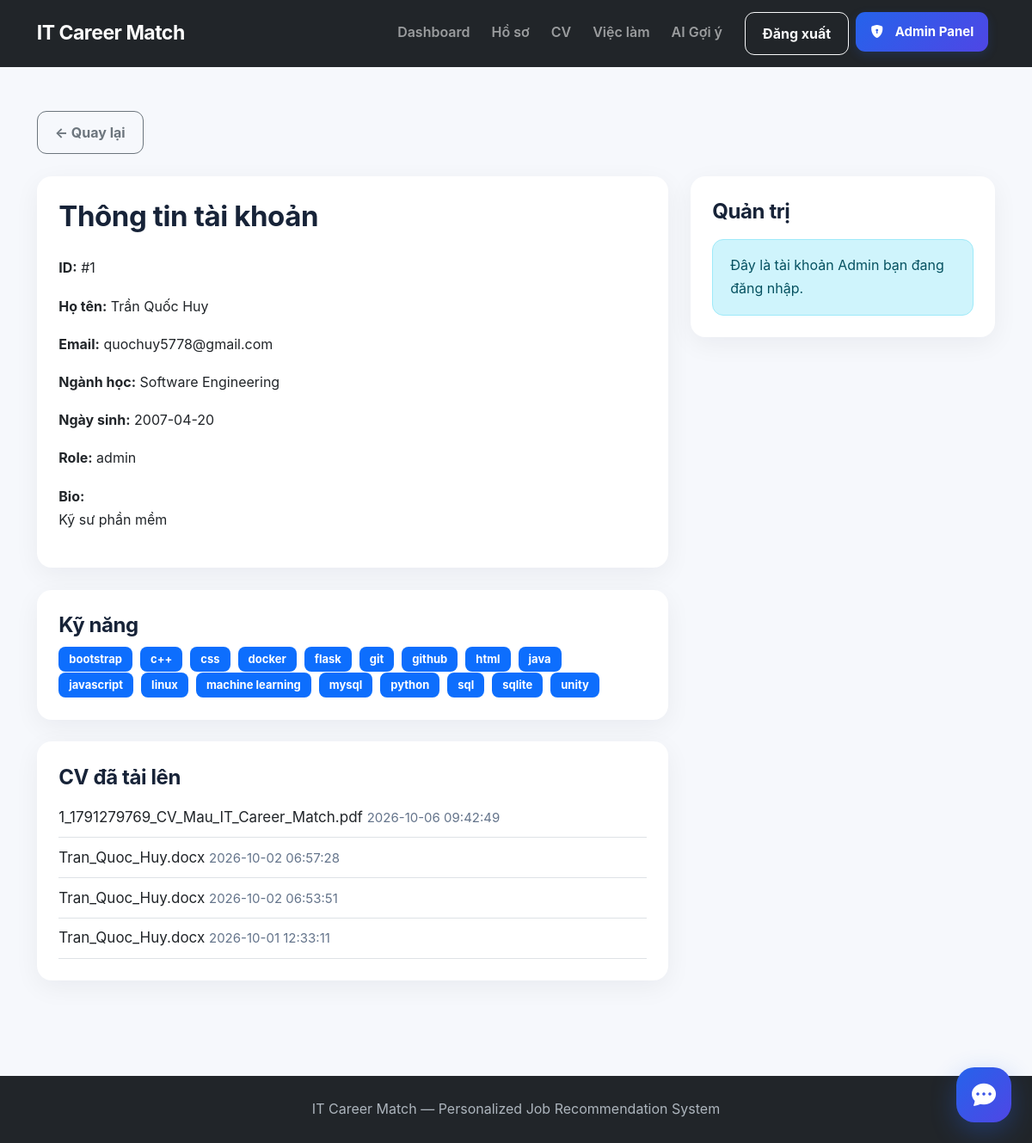
/admin/users/1 (signed in), run on the app's committed database.
### tables this page shows
CREATE TABLE users (
            user_id INTEGER PRIMARY KEY AUTOINCREMENT,
            email TEXT NOT NULL UNIQUE,
            password TEXT NOT NULL,
            role TEXT NOT NULL DEFAULT 'student',
            created_at TIMESTAMP DEFAULT CURRENT_TIMESTAMP
        );

CREATE TABLE student_profiles (
            profile_id INTEGER PRIMARY KEY AUTOINCREMENT,
            user_id INTEGER NOT NULL UNIQUE,
            full_name TEXT,
            date_of_birth TEXT,
            major TEXT,
            bio TEXT,
            avatar TEXT,

            FOREIGN KEY (user_id)
                REFERENCES users(user_id)
                ON DELETE CASCADE
        );

CREATE TABLE skills (
            skill_id INTEGER PRIMARY KEY AUTOINCREMENT,
            name TEXT NOT NULL UNIQUE,
            category TEXT
        );

CREATE TABLE cvs (
            cv_id INTEGER PRIMARY KEY AUTOINCREMENT,
            user_id INTEGER NOT NULL,
            file_name TEXT NOT NULL,
            file_path TEXT NOT NULL,
            parsed_text TEXT,
            created_at TIMESTAMP DEFAULT CURRENT_TIMESTAMP,

            FOREIGN KEY (user_id)
                REFERENCES users(user_id)
                ON DELETE CASCADE
        );

### app.py (the view)
@app.route("/admin/users/<int:user_id>")
def admin_user_detail(user_id):
    if not is_admin():
        return "Bạn không có quyền truy cập.", 403
    connection = get_connection()
    user = connection.execute(
        """
        SELECT
            u.user_id,
            u.email,
            u.role,
            u.created_at,
            p.full_name,
            p.date_of_birth,
            p.major,
            p.bio
        FROM users u
        LEFT JOIN student_profiles p
            ON u.user_id = p.user_id
        WHERE u.user_id = ?
        """,
        (user_id,)
    ).fetchone()
    if user is None:
        connection.close()
        return "Không tìm thấy tài khoản.", 404
    skills = connection.execute(
        """
        SELECT s.name
        FROM student_skills ss
        JOIN skills s
            ON ss.skill_id = s.skill_id
        WHERE ss.user_id = ?
        ORDER BY s.name
        """,
        (user_id,)
    ).fetchall()
    cvs = connection.execute(
        """
        SELECT
            cv_id,
            file_name,
            created_at
        FROM cvs
        WHERE user_id = ?
        ORDER BY created_at DESC
        """,
        (user_id,)
    ).fetchall()
    connection.close()
    return render_template(
        "admin/user_detail.html",
        user=user,
        skills=skills,
        cvs=cvs
    )

### app.py (called while the page is built)
def is_admin():
    return (
        "user_id" in session
        and session.get("role") == "admin"
    )

### database/database.py (called while the page is built)
def get_connection():
    connection = sqlite3.connect(DATABASE_PATH)
    connection.row_factory = sqlite3.Row
    connection.execute("PRAGMA foreign_keys = ON")
    return connection

### templates/admin/user_detail.html (shortened to what this page needs)
{% extends "base.html" %}
{% block content %}
<div class="container py-5">
    <a
        href="{{ url_for('admin_users') }}"
        class="btn btn-outline-secondary mb-4"
    >
        ← Quay lại
    </a>
    <div class="row g-4">
        <div class="col-lg-8">
            <div class="card border-0 shadow-sm">
                <div class="card-body p-4">
                    <h2 class="fw-bold mb-4">
                        Thông tin tài khoản
                    </h2>
                    <p>
                        <strong>ID:</strong>
                        #{{ user.user_id }}
                    </p>
                    <p>
                        <strong>Họ tên:</strong>
                        {{ user.full_name or "Chưa cập nhật" }}
                    </p>
                    <p>
                        <strong>Email:</strong>
                        {{ user.email }}
                    </p>
                    <p>
                        <strong>Ngành học:</strong>
                        {{ user.major or "Chưa cập nhật" }}
                    </p>
                    <p>
                        <strong>Ngày sinh:</strong>
                        {{ user.date_of_birth or "Chưa cập nhật" }}
                    </p>
                    <p>
                        <strong>Role:</strong>
                        {{ user.role }}
                    </p>
                    <p>
                        <strong>Bio:</strong><br>
                        {{ user.bio or "Chưa cập nhật" }}
                    </p>
                </div>
            </div>
            <div class="card border-0 shadow-sm mt-4">
                <div class="card-body p-4">
                    <h4 class="fw-bold">
                        Kỹ năng
                    </h4>
                    {% for skill in skills %}
                    <span class="badge bg-primary me-1">
                        {{ skill.name }}
                    </span>
                    {% else %}
                    <p class="text-muted">
                        Chưa có kỹ năng.
                    </p>
                    {% endfor %}
                </div>
            </div>
            <div class="card border-0 shadow-sm mt-4">
                <div class="card-body p-4">
                    <h4 class="fw-bold">
                        CV đã tải lên
                    </h4>
                    {% for cv in cvs %}
                    <div class="border-bottom py-2">
                        {{ cv.file_name }}
                        <small class="text-muted">
                            {{ cv.created_at }}
                        </small>
                    </div>
                    {% else %}
                    <p class="text-muted">
                        Chưa tải CV.
                    </p>
                    {% endfor %}
                </div>
            </div>
        </div>
        <div class="col-lg-4">
            <div class="card border-0 shadow-sm">
                <div class="card-body p-4">
                    <h4 class="fw-bold mb-3">
                        Quản trị
                    </h4>
                    {% if user.user_id != session.get("user_id") %}
                    <a href="{{ url_for('admin_edit_user', user_id=user.user_id) }}"
                        class="btn btn-warning w-100 mb-3">
                        ✏️ Sửa tài khoản
                    </a>
                    <form
                        method="POST"
                        action="{{ url_for(
                            'admin_change_user_role',
                            user_id=user.user_id
                        ) }}"
                    >
                        <label class="form-label">
                            Role
                        </label>
                        <select
                            name="role"
                            class="form-select mb-3"
                        >
                            <option
                                value="student"
                                {% if user.role == "student" %}
                                selected
                                {% endif %}
                            >
                                Student
                            </option>
                            <option
                                value="admin"
                                {% if user.role == "admin" %}
                                selected
                                {% endif %}
                            >
                                Admin
                            </option>
                        </select>
                        <button
                            class="btn btn-primary w-100"
                        >
                            Cập nhật quyền
                        </button>
                    </form>
                    <hr>
                    <form
                        method="POST"
                        action="{{ url_for(
                            'admin_delete_user',
                            user_id=user.user_id
                        ) }}"
                        onsubmit="
                            return confirm(
                                'Bạn chắc chắn muốn xóa tài khoản này?'
                            );
                        "
                    >
                        <button
                            class="btn btn-danger w-100"
                        >
                            Xóa tài khoản
                        </button>
                    </form>
                    {% else %}
                    <div class="alert alert-info mb-0">
                        Đây là tài khoản Admin
                        bạn đang đăng nhập.
                    </div>
                    {% endif %}
                </div>
            </div>
        </div>
    </div>
</div>
{% endblock %}

### static/css/style.css (style rules this page uses)
body { background: #f5f7fb; min-height: 100vh; color: #1f2937; }
.btn { border-radius: 9px; }
.card { border-radius: 16px; }

### static/css/pro-ui.css (style rules this page uses)
:root { --icm-primary: #2563eb; --icm-primary-dark: #1d4ed8; --icm-primary-soft: #eff6ff; --icm-ink: #172338; --icm-muted: #64748b; --icm-bg: #f6f8fc; --icm-surface: #ffffff; --icm-border: #e2e8f0; --icm-radius: 17px; --icm-shadow: 0 8px 30px rgba(15, 23, 42, .055); }
html { font-size: 17px; scroll-behavior: smooth; }
body { background: var(--icm-bg); color: var(--icm-ink); font-family: Inter, -apple-system, BlinkMacSystemFont, "Segoe UI", Arial, sans-serif; font-size: 17px; line-height: 1.7; -webkit-font-smoothing: antialiased; }
p, li, td, th { font-size: 16px; line-height: 1.7; }
h1, h2, h3, h4, h5, h6 { color: var(--icm-ink); font-weight: 750; line-height: 1.3; letter-spacing: -.4px; }
h2 { font-size: 33px; }
h4 { font-size: 24px; }
small, .small { font-size: 15px !important; line-height: 1.6; }
.text-muted { color: var(--icm-muted) !important; }
a { transition: color .2s ease; }
.btn { font-size: 16px; font-weight: 650; line-height: 1.5; border-radius: 11px; padding: 12px 20px; transition: background-color .2s ease, border-color .2s ease, box-shadow .2s ease, transform .2s ease; }
.card { border-radius: var(--icm-radius); border: 1px solid var(--icm-border); background: var(--icm-surface); }
.card-body { padding: 24px; }
.card.shadow-sm { box-shadow: var(--icm-shadow) !important; }
.badge { font-size: 13px; font-weight: 700; padding: 8px 12px; border-radius: 8px; }
.alert { font-size: 16px; border-radius: 13px; padding: 16px 20px; }

### data on the page
users: user_id "1", email "quochuy5778@gmail.com", role "admin"
student_profiles: full_name "Trần Quốc Huy", major "Software Engineering", date_of_birth "2007-04-20", bio "Kỹ sư phần mềm"
skills: name "bootstrap"
skills: name "c++"
skills: name "css"
skills: name "docker"
skills: name "flask"
skills: name "git"
skills: name "github"
skills: name "html"
skills: name "java"
skills: name "javascript"
skills: name "linux"
skills: name "machine learning"
skills: name "mysql"
skills: name "python"
skills: name "sql"
skills: name "sqlite"
skills: name "unity"
cvs: file_name "1_1791279769_CV_Mau_IT_Career_Match.pdf", created_at "2026-10-06 09:42:49"
cvs: file_name "Tran_Quoc_Huy.docx", created_at "2026-10-02 06:57:28"
cvs: file_name "Tran_Quoc_Huy.docx", created_at "2026-10-02 06:53:51"
cvs: file_name "Tran_Quoc_Huy.docx", created_at "2026-10-01 12:33:11"
